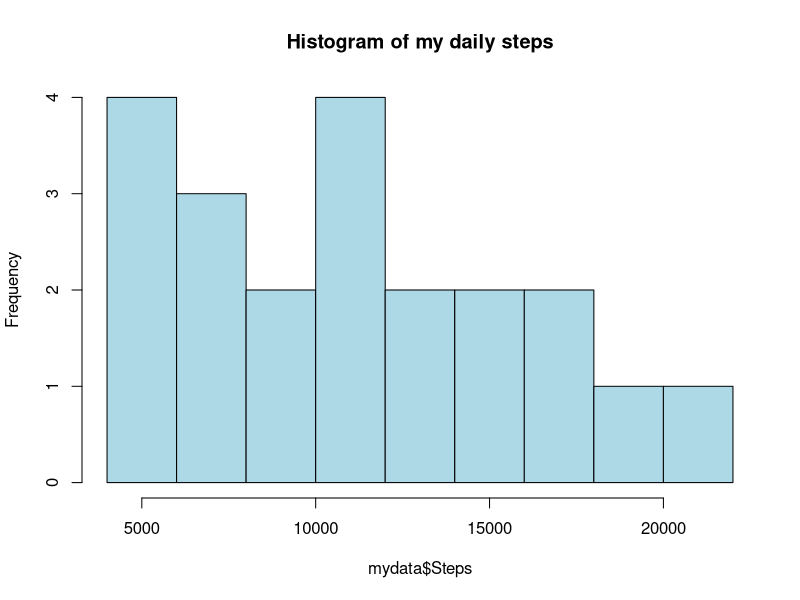
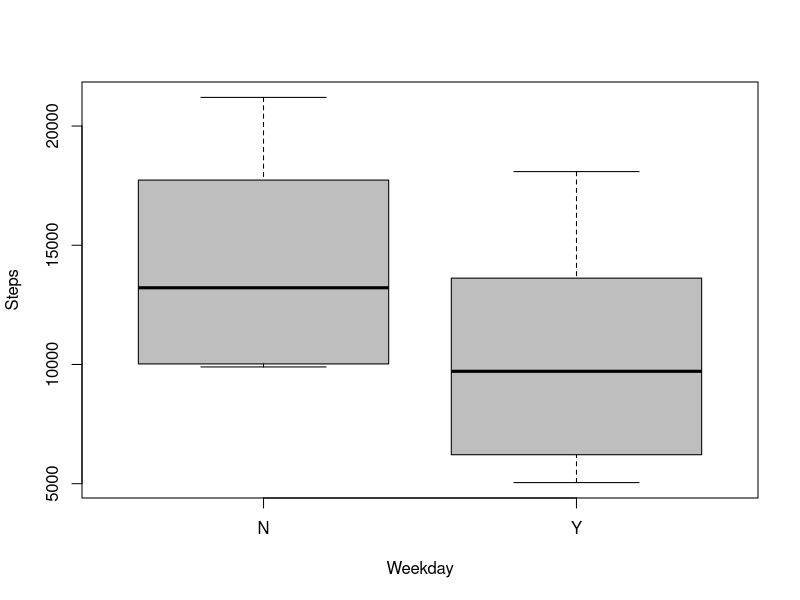
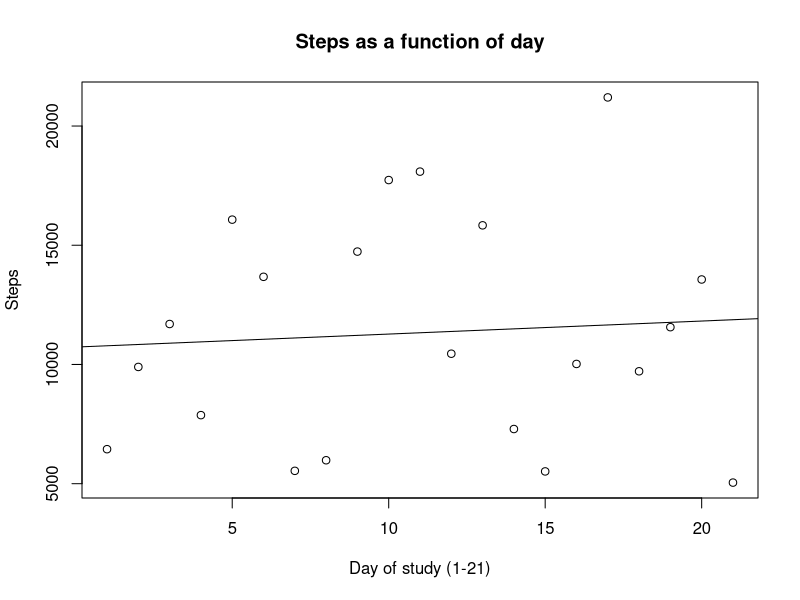
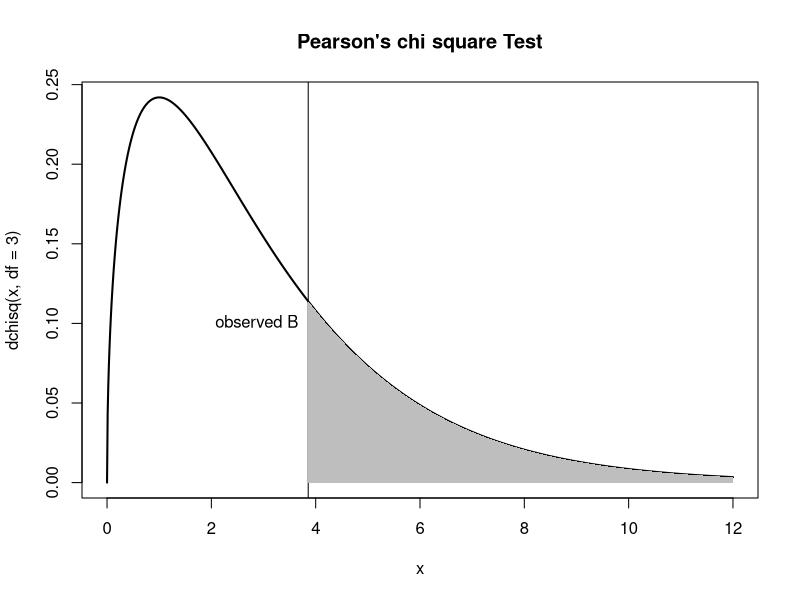

R code for these plots, in order:
## ---- chunk 1
knitr::opts_chunk$set(echo = TRUE)
## ---- chunk 2
mydata <- read.table("Smartwatch_Steps.txt", header=TRUE, sep='\t') #dataload
## ---- chunk 3
head(mydata)
## ---- chunk 4
summary(mydata$Steps)
## ---- chunk 5
hist(mydata$Steps, col="lightblue", main= "Histogram of my daily steps")
## ---- chunk 6
boxplot(Steps ~ Weekday, data = mydata, col="grey")
## ---- chunk 7
steps_breakfast <- mydata$Steps[mydata$Breakfast == "Y"]
steps_no_breakfast <- mydata$Steps[mydata$Breakfast == "N"]
## ---- chunk 8
mean(steps_breakfast)
## ---- chunk 9
mean(steps_no_breakfast)
## ---- chunk 10
mean(steps_breakfast) - mean(steps_no_breakfast)
## ---- chunk 11
t.test(steps_breakfast, steps_no_breakfast, alternative = "greater")
## ---- chunk 12
plot(Steps ~ Date, data = mydata,
     main = "Steps as a function of day",
     xlab = "Day of study (1-21)",
     ylab = "Steps")

abline(lm(Steps ~ Date, data = mydata)) ##regression line
## ---- chunk 13
model <- lm(Steps ~ Date, data = mydata)
summary(model)
## ---- chunk 14
mytab <- matrix (c(3,6,
                   12,0), 2,2, byrow = TRUE) ##define matrix

dimnames(mytab) <- list(
  WFH =c("No", "Yes"),
  Breakfast = c("No", "Yes")
)

mytab  ##display
## ---- chunk 15
fisher.test(mytab)
## ---- chunk 16
observed <- c(Ceral = 1, Toast = 3, Fruit =3, Yoghurt =0)
expected <- c(Ceral = 1.75, Toast = 1.75, Fruit =1.75, Yoghurt =1.75)

observed
expected
## ---- chunk 17
B <- sum((observed-expected)^2/expected)
B
## ---- chunk 18
x <- seq(from=0, to=12, len=1000)
plot(x,dchisq(x,df=3), type='l', lwd=2, main="Pearson's chi square Test") #setup axes
B <- 3.857143 ##value of Badness from above
abline(v=B) ##vertical line
jj <- seq(from=B, to=12, len=100) ##temporary variable 
polygon(c(jj,rev(jj)),c(jj*0,dchisq(rev(jj),df=3)),col='gray',border=NA) #shade pvalue 
text(B,0.1,"observed B", pos=2)
## ---- chunk 19
pchisq(3.857143,df=3,lower.tail = FALSE)
